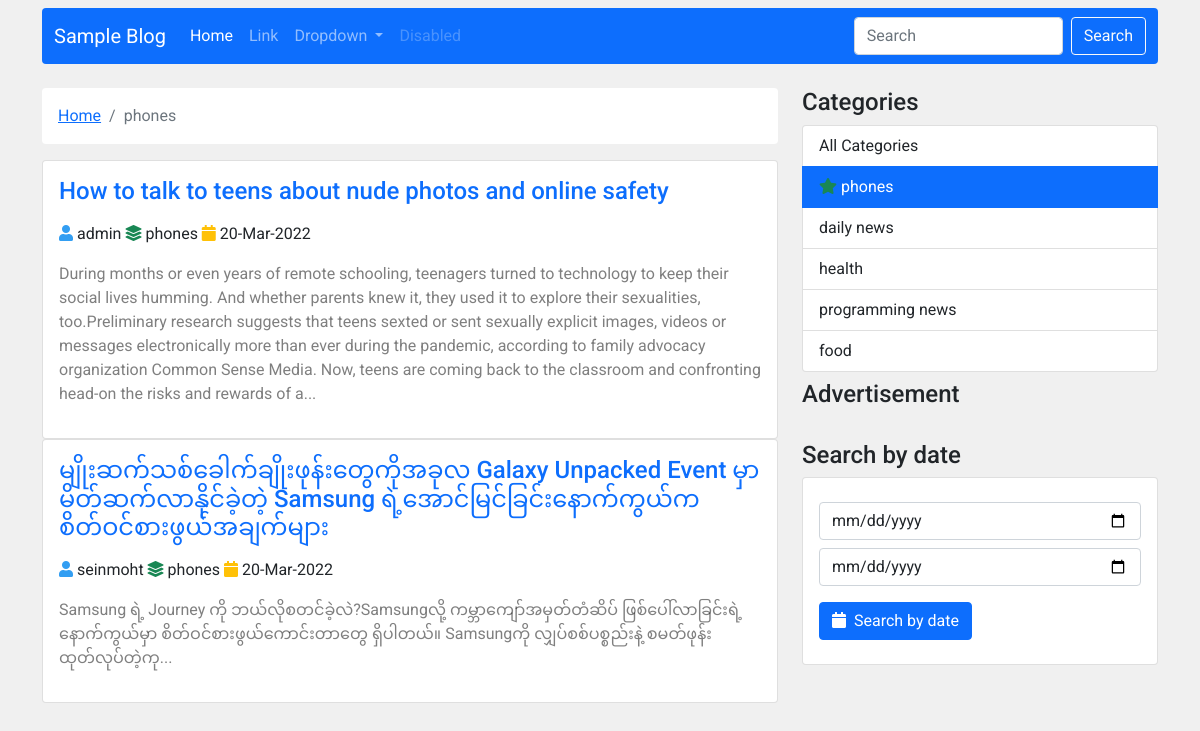
/category_based_post.php?category_id=3, run on the app's committed database.
### tables this page shows
CREATE TABLE `categories` (
  `id` int(11) NOT NULL,
  `title` varchar(255) NOT NULL,
  `ordering` int(11) NOT NULL,
  `user_id` int(11) DEFAULT NULL,
  `created_at` timestamp NOT NULL DEFAULT current_timestamp()
);

CREATE TABLE `posts` (
  `id` int(11) NOT NULL,
  `title` varchar(255) NOT NULL,
  `description` longtext NOT NULL,
  `user_id` int(11) NOT NULL,
  `category_id` int(11) NOT NULL,
  `is_publish` enum('0','1') NOT NULL DEFAULT '0',
  `ordering` int(11) DEFAULT NULL,
  `created_at` timestamp NOT NULL DEFAULT current_timestamp()
);

CREATE TABLE `users` (
  `id` int(11) NOT NULL,
  `name` varchar(50) NOT NULL,
  `email` varchar(50) NOT NULL,
  `password` varchar(255) NOT NULL,
  `role` enum('0','1','2') NOT NULL DEFAULT '2',
  `photo` varchar(255) DEFAULT 'default.png',
  `created_at` timestamp NOT NULL DEFAULT current_timestamp(),
  `money` double DEFAULT 0
);

### core/base.php (called while the page is built, shortened)
<?php
function con() {
    return $conn = new mysqli('localhost','root','','blog');
}
$url = "http://{$_SERVER["HTTP_HOST"]}/web_dev/5_sample_blog/";

### core/functions.php (called while the page is built, shortened)
<?php
function fetch($sql) {
    $query = mysqli_query(con(),$sql);
    $row = mysqli_fetch_assoc($query);
    return $row;
}
function fetchAll($sql) {
    $query = mysqli_query(con(),$sql);
    $rows = [];
    while($row = mysqli_fetch_assoc($query)) {
        array_push($rows,$row);
    }
    return $rows;
}
function short($str,$length = "100") {
        return substr($str,0,$length)."...";
}
function user($id) {
    $sql = "SELECT * FROM users WHERE id = $id";
    return fetch($sql);
}
function category($id) {
    $sql = "SELECT * FROM categories WHERE id = $id";
    return fetch($sql);
}
function fCategories() {
    $sql = "SELECT * FROM categories ORDER BY ordering DESC";
    return fetchAll($sql);
}
function fPostByCat($category_id,$limit = 9999,$id = 0) {
    $sql = "SELECT * FROM posts WHERE category_id = $category_id AND NOT id = $id ORDER BY id DESC LIMIT $limit";
    return fetchAll($sql);
}

### category_based_post.php (the view, shortened to what this page needs)
<?php require_once "core/base.php" ?>
<?php require_once "core/functions.php" ?>
<?php require_once "front_panel/head.php" ?>
<?php
$category_id = $_GET['category_id'];
?>
</head>
<body style="background-color: #f0f0f0;">
<div class="container">
    <nav class="navbar navbar-expand-lg navbar-dark bg-primary my-2 rounded">
        <div class="container-fluid">
            <a class="navbar-brand" href="index.php">Sample Blog</a>
            <div class="collapse navbar-collapse" id="navbarSupportedContent">
                <ul class="navbar-nav me-auto mb-2 mb-lg-0">
                    <li class="nav-item">
                        <a class="nav-link active" aria-current="page" href="index.php">Home</a>
                    </li>
                    <li class="nav-item">
                        <a class="nav-link" href="#">Link</a>
                    </li>
                    <li class="nav-item dropdown">
                        <a class="nav-link dropdown-toggle" href="#" id="navbarDropdown" role="button" data-bs-toggle="dropdown" aria-expanded="false">
                            Dropdown
                        </a>
                    </li>
                    <li class="nav-item">
                        <a class="nav-link disabled">Disabled</a>
                    </li>
                </ul>
                <form class="d-flex" action="search.php" method="post">
                    <input class="form-control me-2" type="search" name="search_by" placeholder="Search" aria-label="Search">
                    <button class="btn btn-outline-light" name="search" type="submit">Search</button>
                </form>
            </div>
        </div>
    </nav>
    <div class="row">
        <div class="col-12 col-md-8">
            <nav aria-label="breadcrumb" class="mt-2 bg-white p-3 mb-3 rounded">
                <ol class="breadcrumb m-0">
                    <li class="breadcrumb-item"><a href="index.php">Home</a></li>
                    <li class="breadcrumb-item active" aria-current="page"><?php echo category($category_id)['title'] ?></li>
                </ol>
            </nav>
            <?php foreach(fPostByCat($category_id) as $p) { ?>
            <?php include "single.php"?>
            <?php } ?>
        </div>
        <div class="col-12 col-md-4">
            <div class="front-panel-right-side">
                <h4 class="my-2">Categories</h4>
                <div class="list-group">
                    <a href="index.php" class="list-group-item list-group-item-action <?php echo isset($_GET['category_id']) ? : 'active' ?>">All Categories</a>
                    <?php foreach (fCategories() as $row) { ?>
                        <a href="category_based_post.php?category_id=<?php echo $row['id'] ?>"
                           class="list-group-item list-group-item-action
                           <?php echo isset($_GET['category_id']) ? ($row['id'] == $_GET['category_id'] ? 'active' : '') : '' ?>">
                            <?php if($row['ordering'] == 1) { ?>
                                <i class="fas fa-star text-success"></i>
                            <?php } ?>
                            <?php echo $row['title'] ?>
                        </a>
                    <?php } ?>
                </div>
                <h4 class="my-2">Advertisement</h4>
                <h4 class="my2">Search by date</h4>
                <div class="card">
                    <div class="card-body">
                        <form action="search_by_date.php" method="get">
                            <input type="date" name="start" class="form-control my-2">
                            <input type="date" name="end" class="form-control my-2">
                            <button class="btn btn-primary my-2" name="searchdate"><i class="fas fa-calendar me-2"></i>Search by date</button>
                        </form>
                    </div>
                </div>
            </div>
        </div>
    </div>
</div>
<?php require_once "front_panel/foot.php" ?>

### front_panel/head.php (shortened to what this page needs)
<!doctype html>
<html lang="en">
<head>
    <link rel="stylesheet" href="<?php echo $url ?>assets/vendor/fontawesomepro/css/all.min.css">
    <link rel="stylesheet" href="<?php echo $url ?>assets/vendor/bootstrap/css/bootstrap.min.css">
    <link rel="stylesheet" href="<?php echo $url ?>assets/css/style.css" type="text/css">

### single.php
<div class="card">
    <div class="card-body">
        <a href="detail.php?id=<?php echo $p['id'] ?>&category_id=<?php echo $p['category_id'] ?>" class="text-decoration-none text-dark">
            <h4 class="ptitle text-primary">
                <?php echo $p['title'] ?>
            </h4>
        </a>
        <p class="mt-3">
            <i class="fas fa-user text-pri"></i>
            <?php echo user($p['user_id'])['name'] ?>
            <i class="fas fa-layer-group text-success"></i>
            <?php echo category($p['category_id'])['title']; ?>
            <i class="fas fa-calendar text-warning"></i>
            <?php echo date("d-M-Y",strtotime($p['created_at'])); ?>
        </p>
        <p class="text-black-50">
            <?php echo short(strip_tags(html_entity_decode($p['description'])),500) ?>
        </p>
    </div>
</div>

### front_panel/foot.php (shortened to what this page needs)
</body>
</html>

### assets/css/style.css (style rules this page uses)
:root { --primary: #2397F1ED; --primary-soft: #f0f0f0; --soft-success: #8eecf5; }
* { margin: 0; padding: 0; box-sizing: border-box; }
body { font-family: 'Roboto', sans-serif; }
.text-pri { color: var(--primary); }
.front-panel-right-side { position: -webkit-sticky; position: sticky; top: 15px; }

### data on the page
categories: title "phones", ordering 1 (drawn)
posts: title "How to talk to teens about nude photos and online safety", user.name "admin", category.title "phones", created_at "20-Mar-2022", description "During months or even years of remote schooling, teenagers turned to technology to keep their social lives humming. And whether parents knew it, they used it to explore their sexualities, too.Preliminary research suggests that teens sexted or sent sexually explicit images, videos or messages electronically more than ever during the pandemic, according to family advocacy organization Common Sense Media. Now, teens are coming back to the classroom and confronting head-on the risks and rewards of a..."
posts: title "မျိုးဆက်သစ်ခေါက်ချိုးဖုန်းတွေကိုအခုလ Galaxy Unpacked Event မှာမိတ်ဆက်လာနိုင်ခဲ့တဲ့ Samsung ရဲ့အောင်မြင်ခြင်းနောက်ကွယ်ကစိတ်ဝင်စားဖွယ်အချက်များ", user.name "seinmoht", category.title "phones", created_at "20-Mar-2022", description "Samsung ရဲ့ Journey ကို ဘယ်လိုစတင်ခဲ့လဲ?Samsungလို့ ကမ္ဘာကျော်အမှတ်တံဆိပ် ဖြစ်ပေါ်လာခြင်းရဲ့ နောက်ကွယ်မှာ စိတ်ဝင်စားဖွယ်ကောင်းတာတွေ ရှိပါတယ်။ Samsungကို လျှပ်စစ်ပစ္စည်းနဲ့ စမတ်ဖုန်းထုတ်လုပ်တဲ့ကု..."
categories: title "daily news"
categories: title "health"
categories: title "programming news"
categories: title "food"
